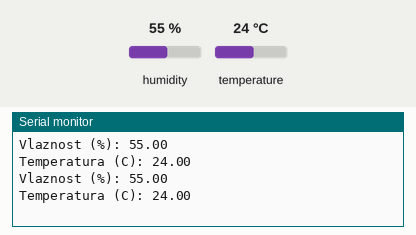
Simulated run of this sketch. Board: Arduino Uno, built with avr-gcc and run on an emulated ATmega328P. On the bench: the last lines printed to the serial monitor. Inputs (shaded band) come from the test bench; at power-on: humidity 55 %, temperature 24 °C.

Above: at 2.8 s.
2.9 s: humidity set to 22 %
At 5.2 s:
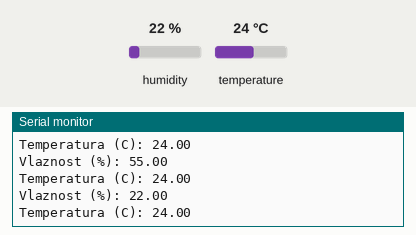
5.6 s: temperature set to 12 °C
At 7.6 s:
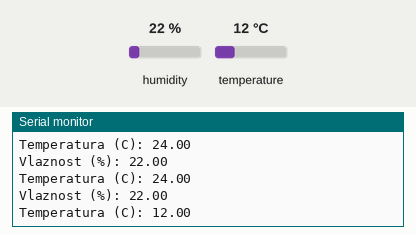
8.3 s: humidity set to 40 %
At 8.3 s:
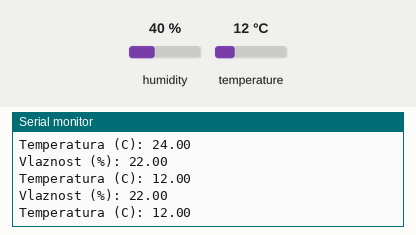
Timing chart, 0 to 11.3 s (numbered marks = the images above; inputs shaded):
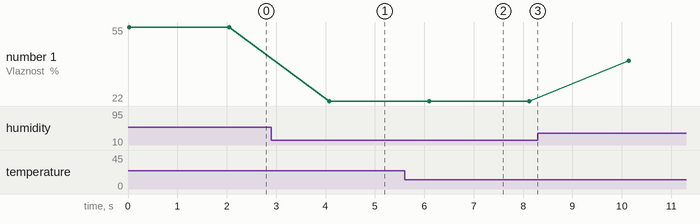

Measured:
- after the input at 2.9 s, the serial monitor: prints a new line after 1.2 s (image 1)
- after the input at 5.6 s, the serial monitor: prints a new line after 0.52 s (image 2)
- plotted number 1: 55 → 22 after the input at 2.9 s, 22 → 40 after the input at 8.3 s

The sketch:

temperature_humidity_code.ino
```cpp
#include <dht11.h> // knjiznica za temperaturo in vlago
#define DHT11PIN 8 // definiramo dht11 vhod na 8
dht11 DHT11;

void  setup()
{
  Serial.begin(9600);
}

void loop()
{
  Serial.println();

  int chk = DHT11.read(DHT11PIN); // branje iz senzorja

  Serial.print("Vlaznost (%): ");
  Serial.println((float)DHT11.humidity, 2); // izpis vlage

  Serial.print("Temperatura (C): ");
  Serial.println((float)DHT11.temperature, 2); // izpis temperature

  delay(2000);

}
```
